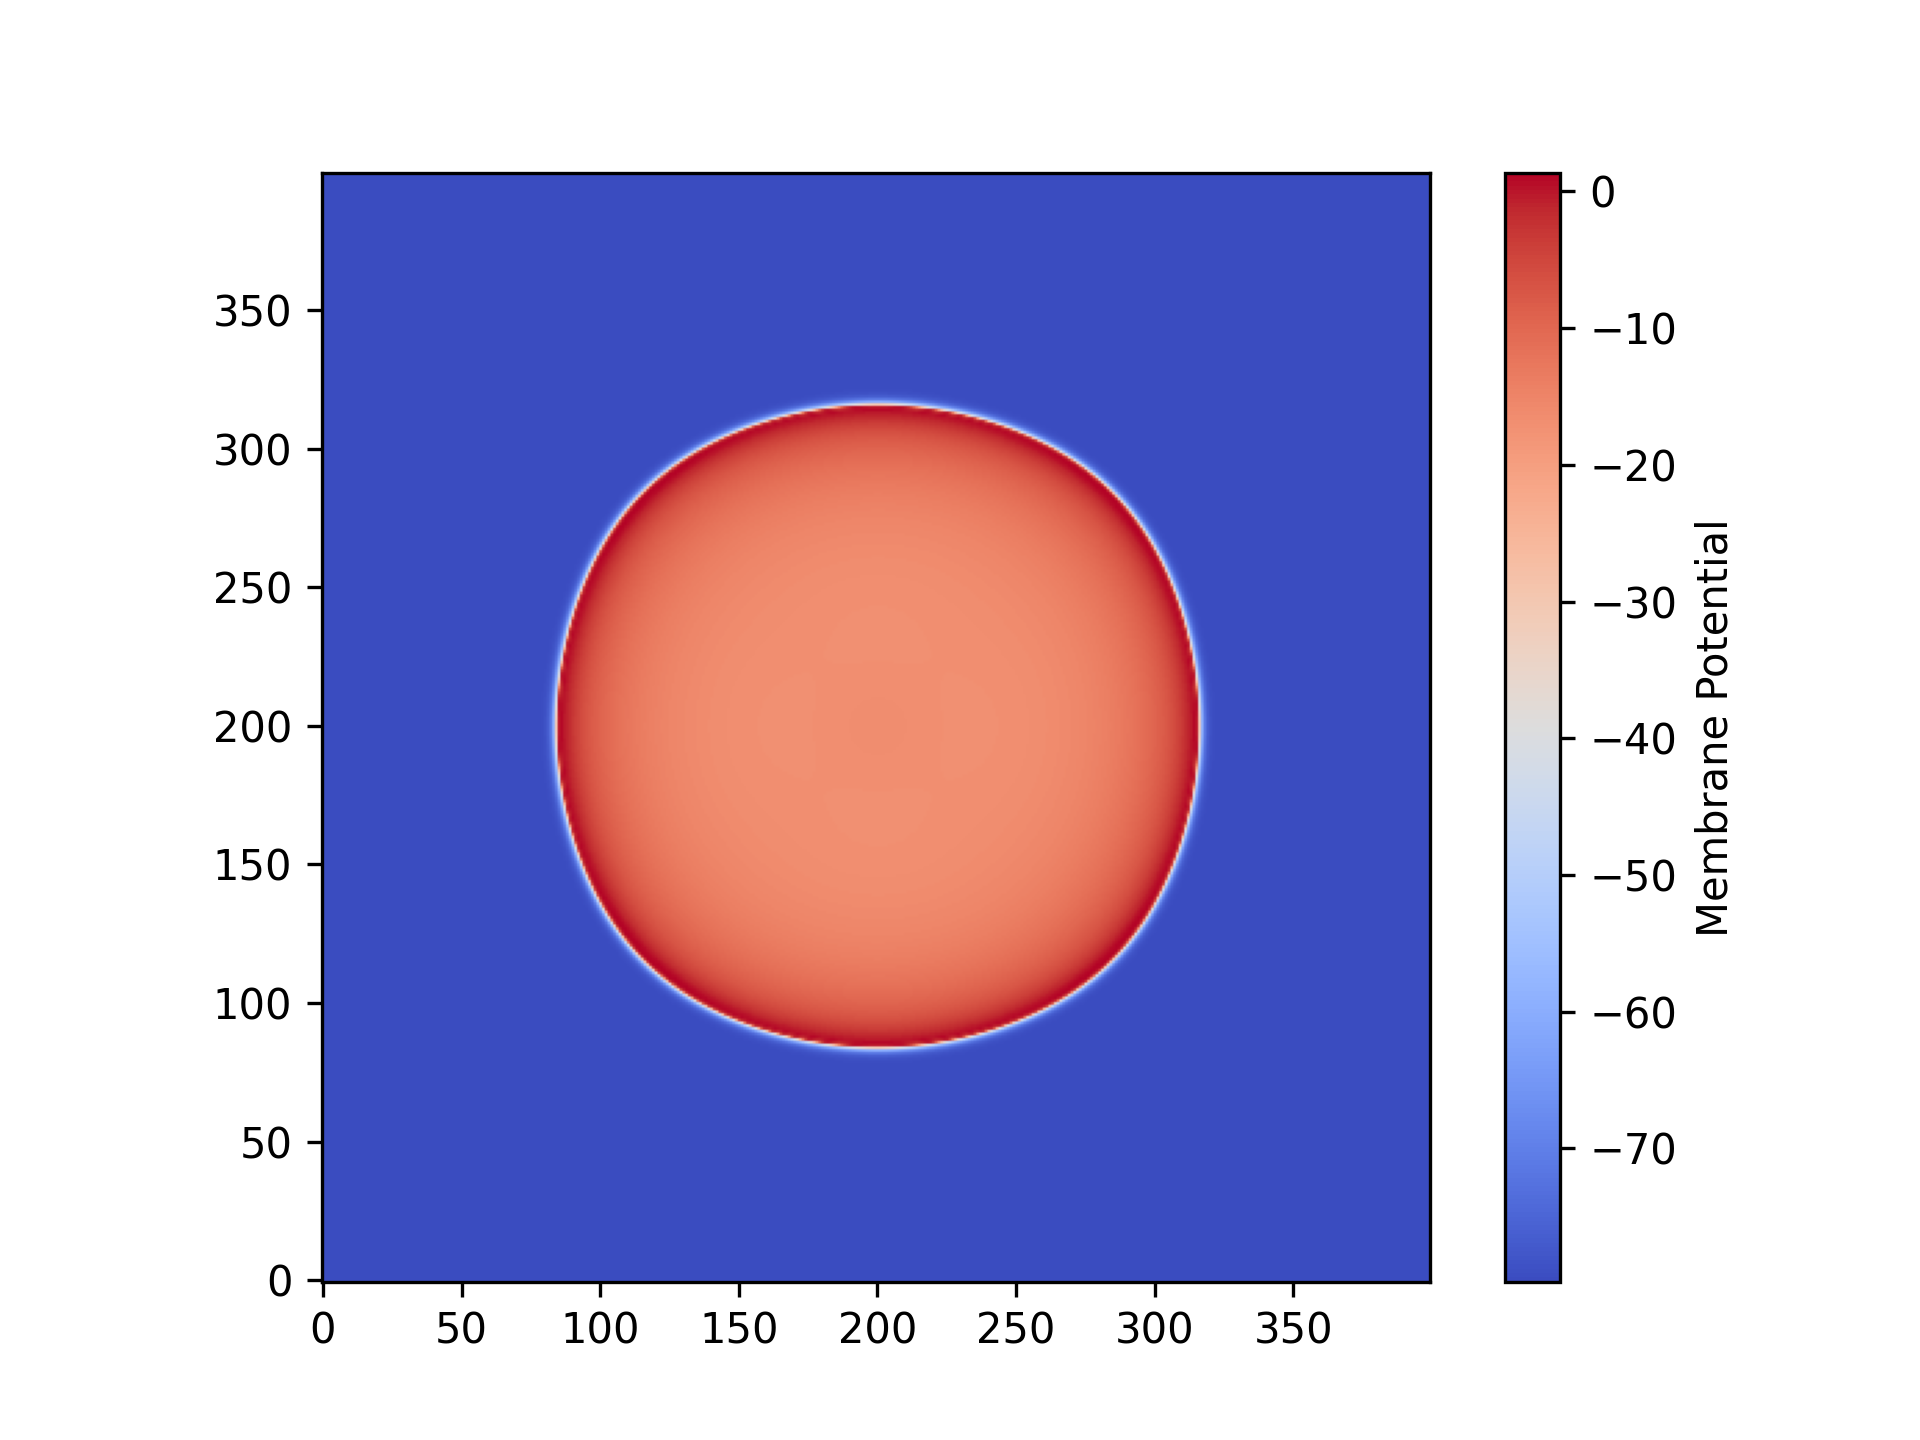

Generate this figure with Python:
"""
Aliev-Panfilov 2D Model (Isotropic)
====================================

Overview:
---------
This example demonstrates how to simulate the Aliev-Panfilov model in a 
two-dimensional isotropic medium using the Finitewave framework. The model 
describes the propagation of electrical waves in excitable media, such as 
cardiac tissue, and captures fundamental excitation and recovery dynamics.

Simulation Setup:
-----------------
- Tissue Grid: A 400×400 homogeneous cardiac tissue is created.
- Isotropic Stencil: Diffusion is uniform in all directions.
- Stimulation: A localized stimulus is applied at the center of the domain.
- Time and Space Resolution:
  - Temporal step (dt): 0.01
  - Spatial resolution (dr): 0.25
  - Total simulation time (t_max): 30

Execution:
----------
1. Create a 2D cardiac tissue grid.
2. Define and apply a stimulus at the center.
3. Set up and initialize the Aliev-Panfilov model.
4. Run the simulation to compute wave propagation.
5. Visualize the membrane potential map at the final timestep.

Visualization:
--------------
The final membrane potential distribution is displayed using `matplotlib`, 
showing the resulting excitation wave pattern.
"""

import matplotlib.pyplot as plt
import finitewave as fw

# Set up pre-pacing protocol to stabilize the model before the main simulation:
stim_prepacing = fw.StimSingleCell(dt=0.005)
stim_prepacing.add_stim(n_beats=30, cycle_length=1000., curr_value=20., duration=2.)
stim_prepacing.add_stim(n_beats=30, cycle_length=500., curr_value=20., duration=2.)
# Initialize the Courtemanche model and apply the pre-pacing protocol: 
courtemanche = fw.Courtemanche()
courtemanche.prepacing(stim_prepacing)

# create a tissue grid of size 400x400:
n = 400
tissue = fw.CardiacTissue([n, n], dr=0.25)

# set up stimulation parameters:
stim_sequence = fw.StimSequence()
stim_sequence.add_stim(fw.StimVoltageCoord(time=0, volt_value=1,
                                           x_min=n//2 - 3, x_max=n//2 + 3,
                                           y_min=n//2 - 3, y_max=n//2 + 3))

# create model object and set up parameters:
simulation = fw.CardiacSimulation(dt=0.01, t_max=50, backend="mlx")
simulation.cardiac_model = courtemanche
simulation.cardiac_tissue = tissue
simulation.stim_sequence = stim_sequence

# run the model:
simulation.run()

# show the potential map at the end of calculations:
u = simulation.cardiac_model.output("u")
fig = plt.figure()
plt.imshow(u, cmap='coolwarm', origin="lower")
plt.colorbar(label="Membrane Potential")
plt.show()

fig.savefig("isotropic_medium_2d.png", dpi=300)
